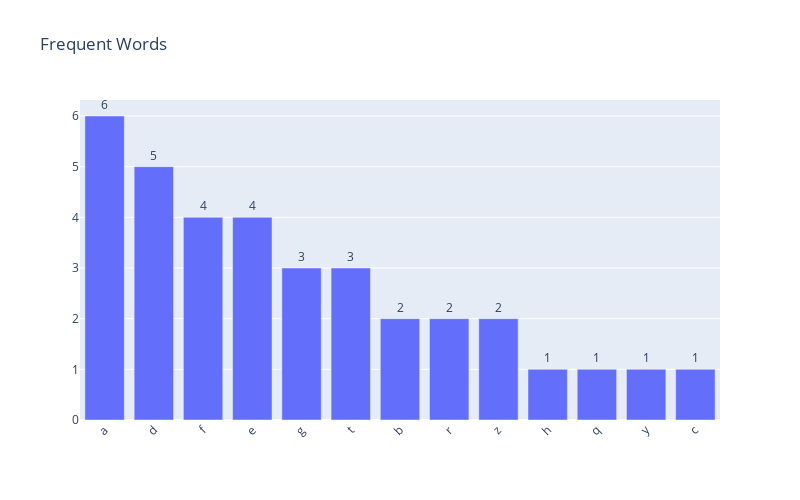

Notebook code cell kept with this figure:
### Code cell
# Ploting the graph

import matplotlib.pyplot as plt
import plotly.graph_objects as go

words, freq = zip(*counting_tokens(tokenizing_regex(example_text)))
fig=go.Figure(go.Bar(x=list(words),
                     y=list(freq), text=list(freq), textposition='outside'))
fig.update_layout(
    autosize=False,
    width=800,
    height=500,
    title_text='Frequent Words')
fig.update_xaxes(tickangle = -45)
fig.show()

### Figure 1 — Plotly figure (JSON) as saved in the notebook; plotly's stock layout.template omitted (floating-point values rounded to 4 significant figures)
{"data": [{"text": ["6", "5", "4", "4", "3", "3", "2", "2", "2", "1", "1", "1", "1"], "textposition": "outside", "type": "bar", "x": ["a", "d", "f", "e", "g", "t", "b", "r", "z", "h", "q", "y", "c"], "y": [6, 5, 4, 4, 3, 3, 2, 2, 2, 1, 1, 1, 1]}], "layout": {"autosize": false, "height": 500, "title": {"text": "Frequent Words"}, "width": 800, "xaxis": {"tickangle": -45}}}
